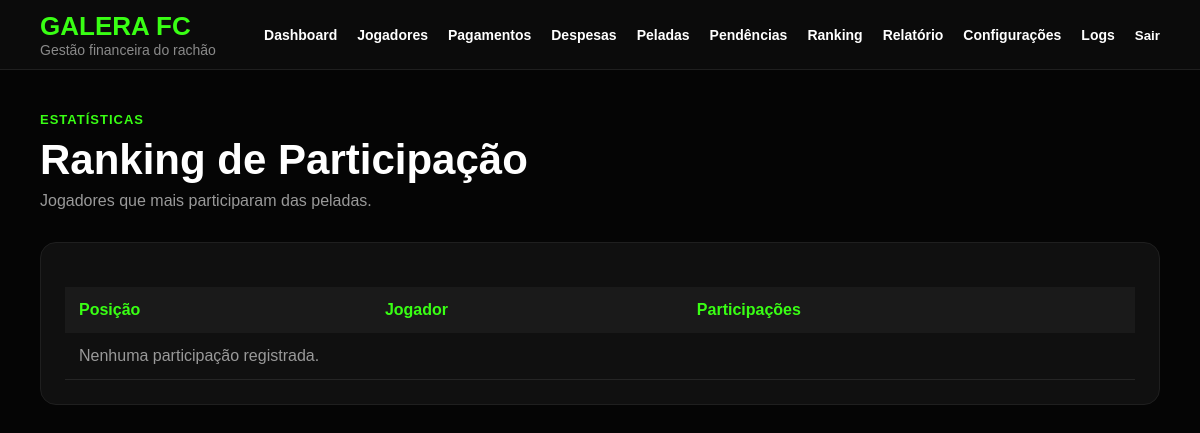
/ranking/ (signed in), run on an earlier commit of the app's database.
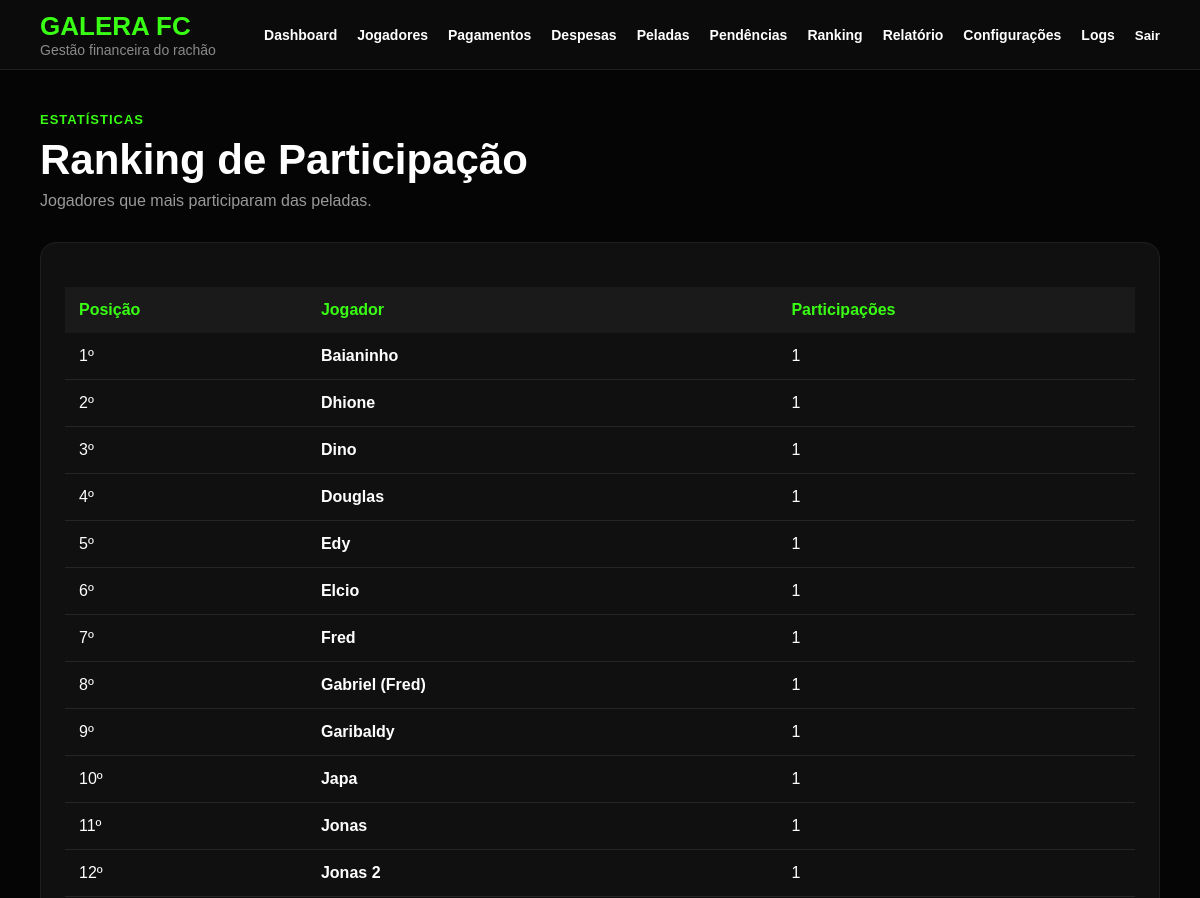
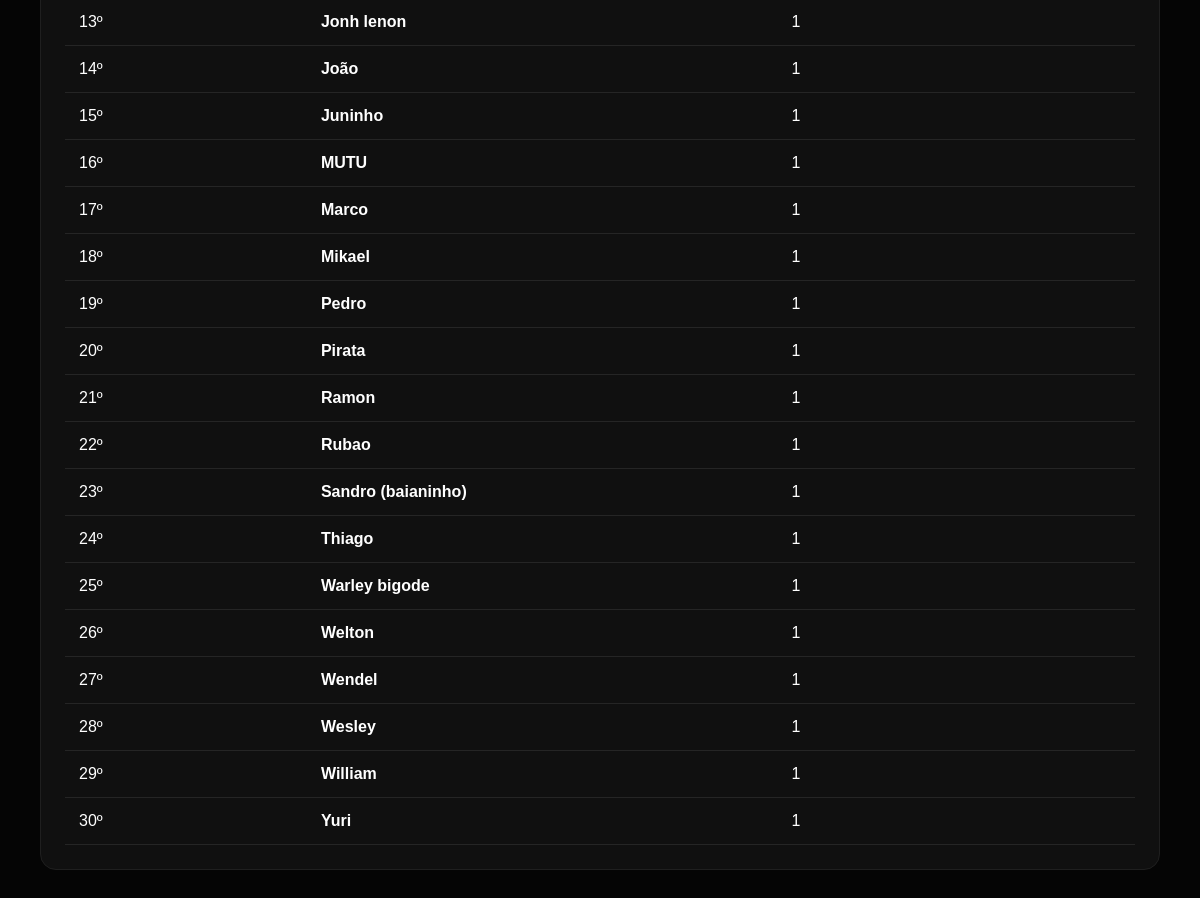
And on a later commit of the database (2 pictures, top to bottom).
### financeiro/models.py (models this page shows, shortened)
class Jogador(models.Model):
    TIPO_CHOICES = [
        ('MENSALISTA', 'Mensalista'),
        ('DIARISTA', 'Diarista'),
        ('VISITANTE', 'Visitante'),
    ]
    nome = models.CharField(max_length=100)
    telefone = models.CharField(max_length=20, blank=True)
    tipo = models.CharField(
        max_length=20,
        choices=TIPO_CHOICES,
        default='DIARISTA'
    )
    valor_mensal = models.DecimalField(
        max_digits=10,
        decimal_places=2,
        default=0
    )
    desconto_percentual = models.DecimalField(
        max_digits=5,
        decimal_places=2,
        default=0
    )
    ativo = models.BooleanField(default=True)
    criado_em = models.DateTimeField(
        auto_now_add=True
    )

### financeiro/views.py (the view)
# urls.py: path('ranking/', views.ranking_participacao, name='ranking_participacao'),
@login_required
def ranking_participacao(request):
    ranking = Jogador.objects.annotate(
        total_presencas=Count('presencas')
    ).order_by(
        '-total_presencas',
        'nome'
    )
    return render(
        request,
        'financeiro/ranking.html',
        {
            'ranking': ranking
        }
    )

### templates/financeiro/ranking.html (shortened to what this page needs)
{% extends 'financeiro/base.html' %}
{% block content %}
<div class="page-header">
   <span>Estatísticas</span>
   <h1>Ranking de Participação</h1>
   <p>Jogadores que mais participaram das peladas.</p>
</div>
<div class="section">
   <table class="table">
      <thead>
         <tr>
            <th>Posição</th>
            <th>Jogador</th>
            <th>Participações</th>
         </tr>
      </thead>
      <tbody>
         {% for jogador in ranking %}
         <tr>
            <td>
               {{ forloop.counter }}º
            </td>
            <td>
               <strong>
                  {{ jogador.nome }}
               </strong>
            </td>
            <td>
               {{ jogador.total_presencas }}
            </td>
         </tr>
         {% empty %}
         <tr>
            <td colspan="3" class="empty">
               Nenhuma participação registrada.
            </td>
         </tr>
         {% endfor %}
      </tbody>
   </table>
</div>
{% endblock %}

What changed in the data, as far as the page shows it:
added Jogador: nome "Baianinho", total_presencas "1"
added Jogador: nome "Dhione", total_presencas "1"
added Jogador: nome "Dino", total_presencas "1"
added Jogador: nome "Douglas", total_presencas "1"
added Jogador: nome "Edy", total_presencas "1"
added Jogador: nome "Elcio", total_presencas "1"
added Jogador: nome "Fred", total_presencas "1"
added Jogador: nome "Gabriel (Fred)", total_presencas "1"
added Jogador: nome "Garibaldy", total_presencas "1"
added Jogador: nome "Japa", total_presencas "1"
added Jogador: nome "Jonas", total_presencas "1"
added Jogador: nome "Jonas 2", total_presencas "1"
added Jogador: nome "Jonh lenon", total_presencas "1"
added Jogador: nome "João", total_presencas "1"
added Jogador: nome "Juninho", total_presencas "1"
added Jogador: nome "MUTU", total_presencas "1"
added Jogador: nome "Marco", total_presencas "1"
added Jogador: nome "Mikael", total_presencas "1"
added Jogador: nome "Pedro", total_presencas "1"
added Jogador: nome "Pirata", total_presencas "1"
added Jogador: nome "Ramon", total_presencas "1"
added Jogador: nome "Rubao", total_presencas "1"
added Jogador: nome "Sandro (baianinho)", total_presencas "1"
added Jogador: nome "Thiago", total_presencas "1"
added Jogador: nome "Warley bigode", total_presencas "1"
added Jogador: nome "Welton", total_presencas "1"
added Jogador: nome "Wendel", total_presencas "1"
added Jogador: nome "Wesley", total_presencas "1"
added Jogador: nome "William", total_presencas "1"
added Jogador: nome "Yuri", total_presencas "1"
Also different on the page:
text no longer shown: "Nenhuma participação registrada."
